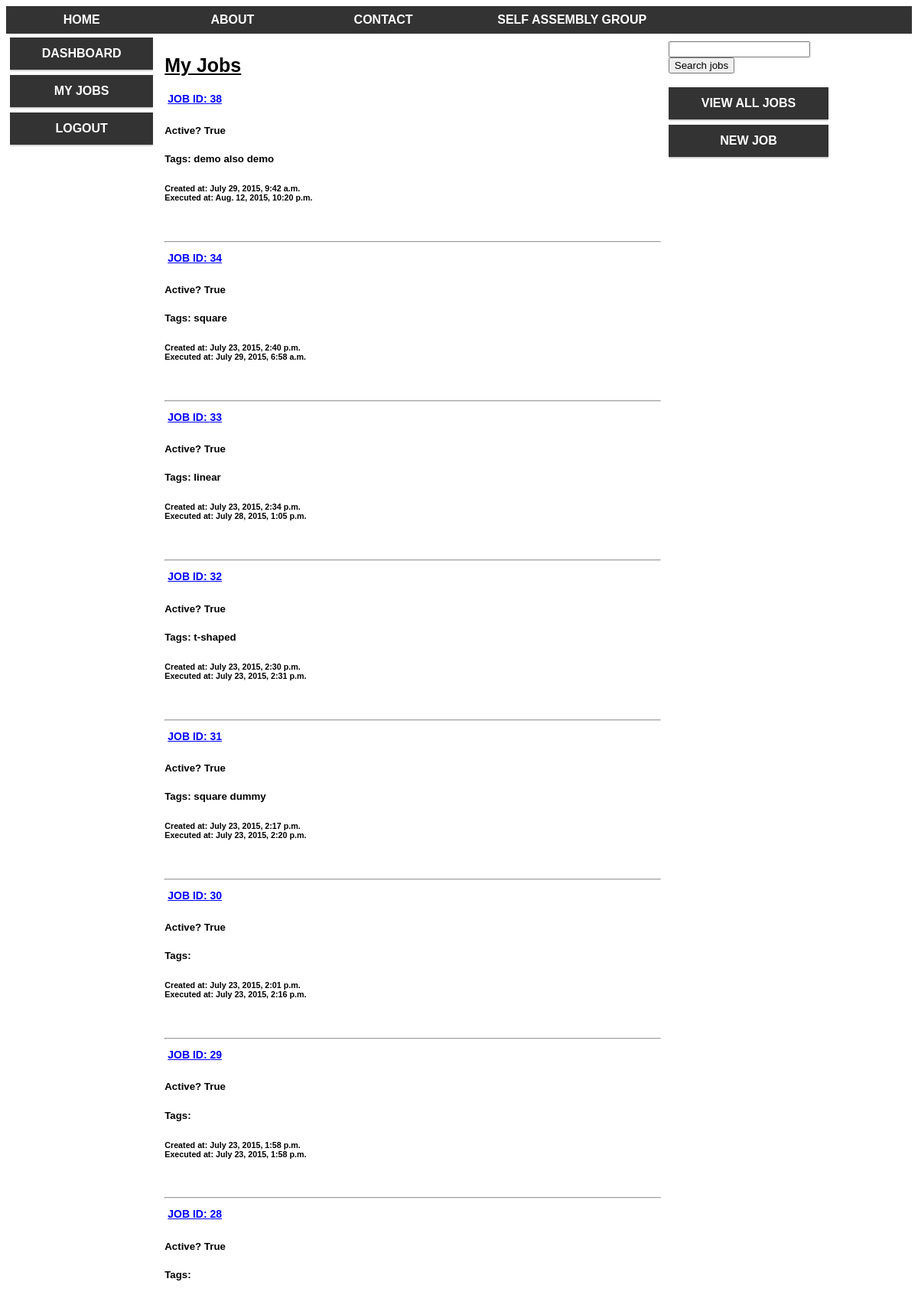
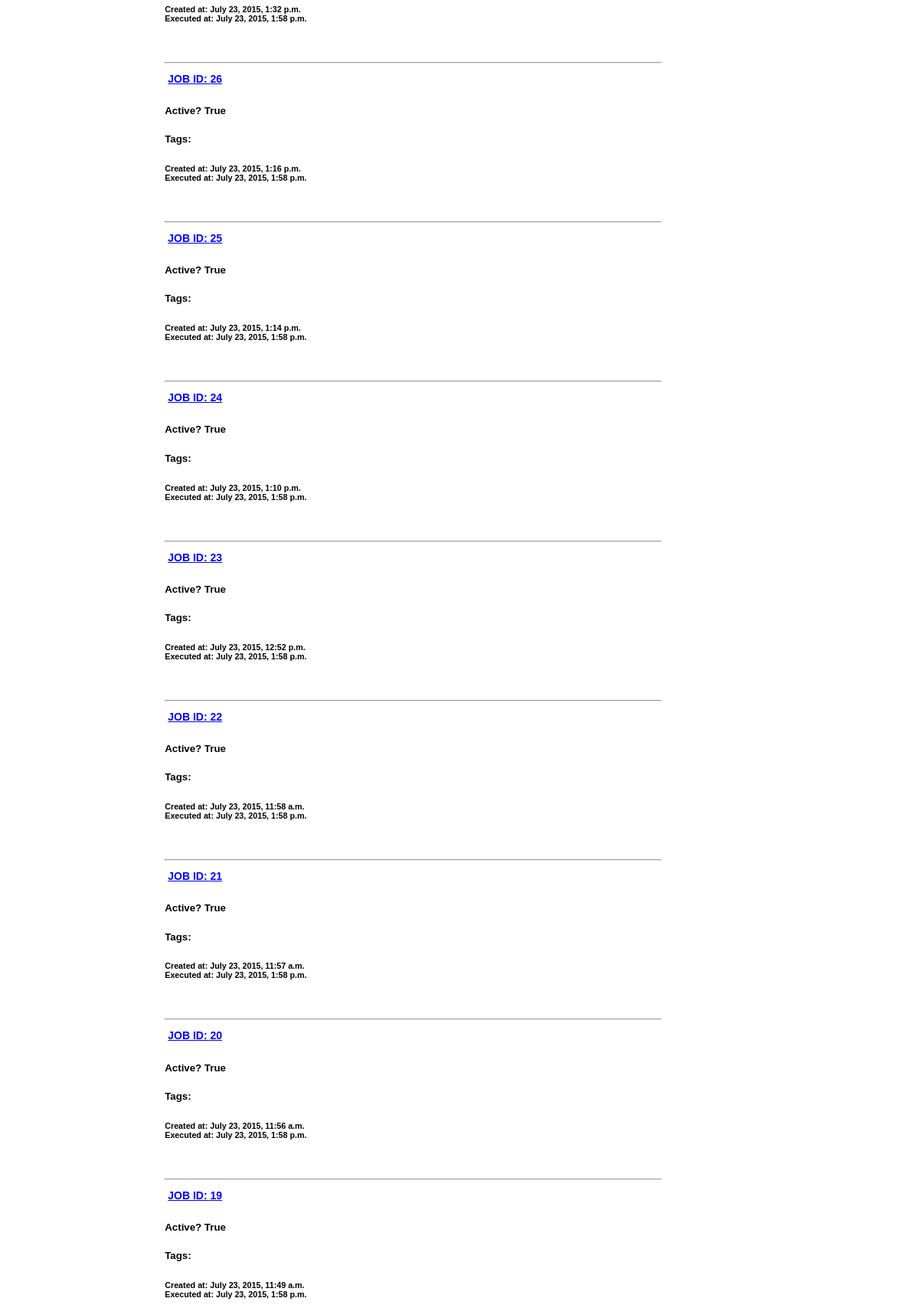
Screenshot of /ox_web/ben/jobs/ (signed in, upper part) with the database file from the repository (2 pictures, top to bottom).
### ox_web/models.py (models this page shows)
class Job(models.Model):
  author = models.CharField(max_length=100)
  created_at = models.DateTimeField(default=timezone.now)
  data_path = models.CharField(max_length=200)
  output_path = models.CharField(max_length=200)
  active = models.BooleanField(default=True)
  executed_at = models.DateTimeField(default=timezone.now, null=True)
  tag1 = models.CharField(max_length=50, blank=True)
  tag2 = models.CharField(max_length=50, blank=True)
  tag3 = models.CharField(max_length=50, blank=True)
  tag4 = models.CharField(max_length=50, blank=True)

### ox_web/views.py (the view)
# urls.py: url(r'^(?P<username>[\w]+)/jobs/$', views.jobs, name="jobs"),
@login_required
def jobs(request, username):
  if request.method == 'POST':
    search_text = request.POST.get('search_text')
    jobs = Job.objects.all().filter(tag1=search_text) | Job.objects.all().filter(tag2=search_text) | Job.objects.all().filter(tag3=search_text) | Job.objects.all().filter(tag4=search_text)
  else:
    jobs = Job.objects.all().filter(author=username, active=True).order_by('-id')
  context_dict = {'jobs': jobs, 'username': username}
  return render(request, 'ox_web/jobs.html', context_dict)

### templates/ox_web/jobs.html (shortened to what this page needs)
{% extends 'base.html' %}
{% load staticfiles %}
{% block body_block %}
  <div class="col-9 main_frame">
    <h1>My Jobs</h1>
    {% if jobs %}
      {% for i in jobs %}
       <a href="/ox_web/{{ username }}/{{ i.id }}/view_job/">Job ID: {{ i.id}}</a>
       <h5>Active? {{ i.active }}</h5>
       <h5>Tags: {{ i.tag1 }} {{ i.tag2 }} {{ i.tag3 }} {{ i.tag4 }}</h5>
       <h6>Created at: {{ i.created_at }}<br />
       Executed at: {{ i.executed_at }}</h6>
       <br />
       <hr>
      {% endfor %}
    {% else %}
      No jobs found.
    {% endif %}
    <br />
    <br />
  </div>
  <div class="col-3 menu">
    <form id="search_form" method="post" action="/ox_web/{{ username }}/jobs/">
    <input type="text" name="search_text">
    <input type="submit" name="search_submit" value="Search jobs">
    </form>
    <br />
    <ul>
      <li><a href="/ox_web/{{ username }}/all_jobs/">View All Jobs</a></li>
      <li><a href="/ox_web/new_job/">New Job</a></li>
    </ul>
  </div>
{% endblock %}

### static/main.css (style rules this page uses)
* { box-sizing: border-box; }
[class*="col-"] { float: left; padding: 5px; }
.col-3 { width: 25%; }
.col-9 { width: 75%; }
html { font-family: "Lucida Sans", sans-serif; }
.menu ul { list-style-type: none; margin: 0; padding: 0; }
.menu li { padding: 8px; margin-bottom: 7px; background-color: #333333; color: #ffffff; box-shadow: 0 1px 3px rgba(0,0,0,0.12), 0 1px 2px rgba(0,0,0,0.24); }
a:link, a:visited { display: block; font-weight: bold; color: #ffffff; text-align: center; padding: 4px; text-decoration: none; text-transform: uppercase; }
.main_frame a { color: black; text-align: left; font-size: 14px; text-decoration: underline; }
.main_frame a:link { color: blue; }
ul { overflow: hidden; }
h1 { font-size: 25px; text-decoration: underline }

### rows the page displays
Job: id "38", active "True", tag1 "demo", tag2 "also demo", created_at "July 29, 2015, 9:42 a.m.", executed_at "Aug. 12, 2015, 10:20 p.m."
Job: id "34", active "True", tag1 "square", created_at "July 23, 2015, 2:40 p.m.", executed_at "July 29, 2015, 6:58 a.m."
Job: id "33", active "True", tag1 "linear", created_at "July 23, 2015, 2:34 p.m.", executed_at "July 28, 2015, 1:05 p.m."
Job: id "32", active "True", tag1 "t-shaped", created_at "July 23, 2015, 2:30 p.m.", executed_at "July 23, 2015, 2:31 p.m."
Job: id "31", active "True", tag1 "square", tag2 "dummy", created_at "July 23, 2015, 2:17 p.m.", executed_at "July 23, 2015, 2:20 p.m."
Job: id "30", active "True", created_at "July 23, 2015, 2:01 p.m.", executed_at "July 23, 2015, 2:16 p.m."
Job: id "29", active "True", created_at "July 23, 2015, 1:58 p.m.", executed_at "July 23, 2015, 1:58 p.m."
Job: id "28", active "True", created_at "July 23, 2015, 1:32 p.m.", executed_at "July 23, 2015, 1:58 p.m."
Job: id "26", active "True", created_at "July 23, 2015, 1:16 p.m.", executed_at "July 23, 2015, 1:58 p.m."
Job: id "25", active "True", created_at "July 23, 2015, 1:14 p.m.", executed_at "July 23, 2015, 1:58 p.m."
Job: id "24", active "True", created_at "July 23, 2015, 1:10 p.m.", executed_at "July 23, 2015, 1:58 p.m."
Job: id "23", active "True", created_at "July 23, 2015, 12:52 p.m.", executed_at "July 23, 2015, 1:58 p.m."
Job: id "22", active "True", created_at "July 23, 2015, 11:58 a.m.", executed_at "July 23, 2015, 1:58 p.m."
Job: id "21", active "True", created_at "July 23, 2015, 11:57 a.m.", executed_at "July 23, 2015, 1:58 p.m."
Job: id "20", active "True", created_at "July 23, 2015, 11:56 a.m.", executed_at "July 23, 2015, 1:58 p.m."
Job: id "19", active "True", created_at "July 23, 2015, 11:49 a.m.", executed_at "July 23, 2015, 1:58 p.m."
